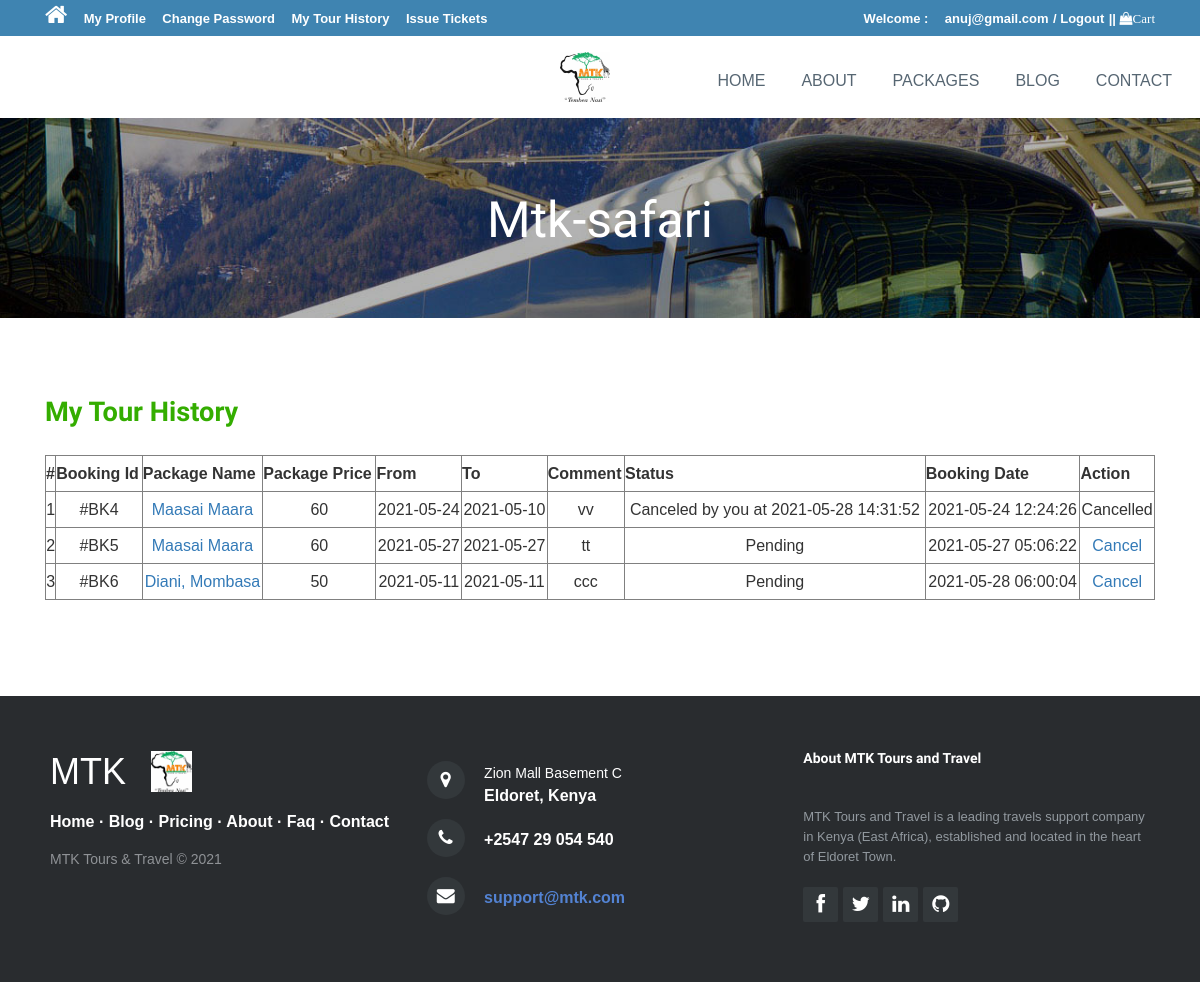
The app's page /tour-history.php (signed in) with its own data.
### tables this page shows
CREATE TABLE `tblbooking` (
  `BookingId` int(11) NOT NULL,
  `PackageId` int(11) DEFAULT NULL,
  `PackagePrice` int(11) DEFAULT NULL,
  `UserEmail` varchar(100) DEFAULT NULL,
  `FromDate` varchar(100) DEFAULT NULL,
  `ToDate` varchar(100) DEFAULT NULL,
  `Comment` mediumtext,
  `RegDate` timestamp NULL DEFAULT CURRENT_TIMESTAMP,
  `status` int(11) DEFAULT NULL,
  `CancelledBy` varchar(5) DEFAULT NULL,
  `UpdationDate` timestamp NULL DEFAULT NULL ON UPDATE CURRENT_TIMESTAMP
);

CREATE TABLE `tbltourpackages` (
  `PackageId` int(11) NOT NULL,
  `PackageName` varchar(200) DEFAULT NULL,
  `PackageType` varchar(150) DEFAULT NULL,
  `PackageLocation` varchar(100) DEFAULT NULL,
  `PackagePrice` int(11) DEFAULT NULL,
  `PackageFetures` varchar(255) DEFAULT NULL,
  `PackageDetails` mediumtext,
  `PackageImage` varchar(100) DEFAULT NULL,
  `Creationdate` timestamp NULL DEFAULT CURRENT_TIMESTAMP,
  `UpdationDate` timestamp NULL DEFAULT NULL ON UPDATE CURRENT_TIMESTAMP
);

### tour-history.php (the view, shortened to what this page needs)
<?php
include('includes/config.php');
if(strlen($_SESSION['login'])==0)
	{
header('location:index.php');
}
else{
?>
<!DOCTYPE HTML>
<html>
<head>
<?php include('includes/links.php');?>
<link href="css/animate.css" rel="stylesheet" type="text/css" media="all">
</head>
<body>
<div class="top-header">
<?php include('includes/header.php');?>
<div class="banner-1 ">
	<div class="container">
		<h1 class="wow zoomIn animated animated" data-wow-delay=".5s" style="visibility: visible; animation-delay: 0.5s; animation-name: zoomIn;">Mtk-safari</h1>
	</div>
</div>
<div class="privacy">
	<div class="container">
		<h3 class="wow fadeInDown animated animated" data-wow-delay=".5s" style="visibility: visible; animation-delay: 0.5s; animation-name: fadeInDown;">My Tour History</h3>
		<form name="chngpwd" method="post" onSubmit="return valid();">
	<p>
	<table border="1" width="100%">
<tr align="center">
<th>#</th>
<th>Booking Id</th>
<th>Package Name</th>
<th>Package Price</th>
<th>From</th>
<th>To</th>
<th>Comment</th>
<th>Status</th>
<th>Booking Date</th>
<th>Action</th>
</tr>
<?php
$uemail=$_SESSION['login'];;
$sql = "SELECT tblbooking.BookingId as bookid,tblbooking.PackageId as pkgid,tblbooking.PackagePrice as pkgPrice,tbltourpackages.PackageName as packagename,tblbooking.FromDate as fromdate,tblbooking.ToDate as todate,tblbooking.Comment as comment,tblbooking.status as status,tblbooking.RegDate as regdate,tblbooking.CancelledBy as cancelby,tblbooking.UpdationDate as upddate from tblbooking join tbltourpackages on tbltourpackages.PackageId=tblbooking.PackageId where UserEmail=:uemail";
$query = $dbh->prepare($sql);
$query -> bindParam(':uemail', $uemail, PDO::PARAM_STR);
$query->execute();
$results=$query->fetchAll(PDO::FETCH_OBJ);
$cnt=1;
if($query->rowCount() > 0)
{
foreach($results as $result)
{	?>
<tr align="center">
<td><?php echo htmlentities($cnt);?></td>
<td>#BK<?php echo htmlentities($result->bookid);?></td>
<td><a href="package-details.php?pkgid=<?php echo htmlentities($result->pkgid);?>"><?php echo htmlentities($result->packagename);?></a></td>
<td><?php echo htmlentities($result->pkgPrice);?></td>
<td><?php echo htmlentities($result->fromdate);?></td>
<td><?php echo htmlentities($result->todate);?></td>
<td><?php echo htmlentities($result->comment);?></td>
<td><?php if($result->status==0)
{
echo "Pending";
}
if($result->status==2 and  $result->cancelby=='u')
{
echo "Canceled by you at " .$result->upddate;
}
?></td>
<td><?php echo htmlentities($result->regdate);?></td>
<?php if($result->status==2)
{
	?><td>Cancelled</td>
<?php } else {?>
<td><a href="tour-history.php?bkid=<?php echo htmlentities($result->bookid);?>" onclick="return confirm('Do you really want to cancel booking')" >Cancel</a></td>
<?php }?>
</tr>
<?php $cnt=$cnt+1; }} ?>
	</table>
			</p>
			</form>
	</div>
</div>
<?php include('includes/footer.php');?>
</body>
</html>
<?php } ?>

### assets/css/responsive-blog-card-slider.css (style rules this page uses)
* { box-sizing: border-box; }
:root { --swiper-theme-color: #007aff; }
:root { --swiper-navigation-size: 44px; }

### assets/css/Single-Page-Contact-Us-Form.css (style rules this page uses)
* { font-family: 'Raleway', sans-serif; }

### assets/css/styles.css (style rules this page uses)
body { background: rgb(201,232,221); }

### assets/css/Swipe-Slider-9.css (style rules this page uses)
.animated { -webkit-animation-duration: 1s; animation-duration: 1s; -webkit-animation-fill-mode: both; animation-fill-mode: both; }
.fadeInDown { -webkit-animation-name: fadeInDown; animation-name: fadeInDown; }
.zoomIn { -webkit-animation-name: zoomIn; animation-name: zoomIn; }

### css/style.css (style rules this page uses)
html, body { font-size: 100%; background: #fff; font-family: 'Open Sans', sans-serif; }
body a,.grid_1,plan_1,plan_1.one,plan_1.two,i.icon1, i.icon2, i.icon3, i.icon4, i.icon5, i.icon6 { transition:0.5s all; -webkit-transition:0.5s all; -moz-transition:0.5s all; -o-transition:0.5s all; -ms-transition:0.5s all; }
h1,h2,h3,h4,h5,h6 { margin:0; font-family: 'Roboto Condensed', sans-serif; }
p { margin:0; }
.top-header { background-color: #3F84B1; border-bottom: 0 none; height: 36px; line-height: 35px; }
.banner-1 { background: url(../images/3.jpg)no-repeat; background-size: cover; -webkit-background-size: cover; -o-background-size: cover; -ms-background-size: cover; -moz-background-size: cover; min-height:200px; }
.banner-1 h1 { font-size: 50px; margin-bottom: 40px; padding: 1.5em 0 0; text-align: center; color: #ffffff; }
.privacy h3 { color: #34AD00; font-size: 1.7em; font-weight: 700; margin-bottom: 1em; }
.privacy { padding: 5em 0; }
.privacy p { font-size: 1em; line-height: 1.8em; color: #999; margin: 1em 0; }

### records on screen
tblbooking: BookingId "4", PackageId.PackageName "Maasai Maara", PackagePrice "60", FromDate "2021-05-24", ToDate "2021-05-10", Comment "vv", UpdationDate "2021-05-28 14:31:52", RegDate "2021-05-24 12:24:26", status "Cancelled"
tblbooking: BookingId "5", PackageId.PackageName "Maasai Maara", PackagePrice "60", FromDate "2021-05-27", ToDate "2021-05-27", Comment "tt", status "Pending", RegDate "2021-05-27 05:06:22"
tblbooking: BookingId "6", PackageId.PackageName "Diani, Mombasa", PackagePrice "50", FromDate "2021-05-11", ToDate "2021-05-11", Comment "ccc", status "Pending", RegDate "2021-05-28 06:00:04"

### other values on screen
$_SESSION['login'] "anuj@gmail.com"
